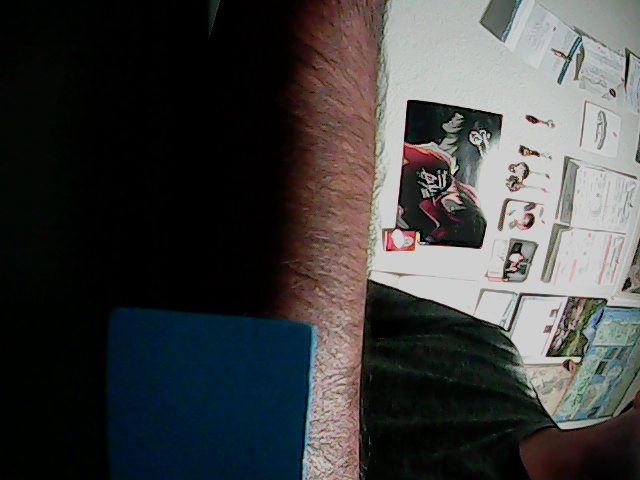
#> input picture robofore-vision/deprecated/snapshots/frame_5.jpg, 640 x 480 px, given in place of the camera
$ jupyter execute vision.ipynb   (shell and % lines are left out)
#> lines starting #> are read from the running program, lines starting #| are printed output that depends on the picture; after the words box and inside, x2 and y2 are one past the last pixel; in counts of white or black regions, pixels touching at a corner belong together; long printed decimals are rounded
[cell 1]
import cv2
import time

# Open camera
cap = cv2.VideoCapture("/dev/video0")  # use /dev/video1 if needed
cap.set(cv2.CAP_PROP_FRAME_WIDTH, 640)
cap.set(cv2.CAP_PROP_FRAME_HEIGHT, 480)

# Grab one frame
ret, frame = cap.read()
#> frame is the input picture: shape (480, 640, 3); mean B, G, R 64.6, 64.8, 64.4
cap.release()

if not ret:
    print("❌ Failed to grab image")
    exit()


cv2.imshow("Captured", frame)
cv2.waitKey(2000)  # display for 2 seconds
cv2.destroyAllWindows()

gray = cv2.cvtColor(frame, cv2.COLOR_BGR2GRAY)
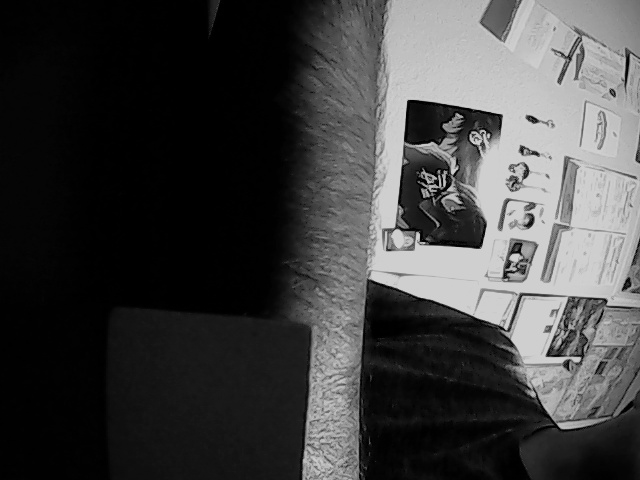
#> gray: shape (480, 640); min 0, max 214, mean 64.7
avg_brightness = gray.mean()
#> avg_brightness = 64.68
print(avg_brightness)
#| 64.679

[cell 2]
import cv2
import time
cap = cv2.VideoCapture(1)
time.sleep(2)  # wait for camera to warm up
ret, frame = cap.read()

[cell 3]
import cv2
import numpy as np

# --- Real-world size of cube (in inches) ---
KNOWN_WIDTH_INCH = 1.0

# --- Distance (inches) at which you take a reference photo ---
KNOWN_DISTANCE_INCH = 12.0  # 1 foot away

# --- Color range for your cube (example: red cube) ---
# You can change these for blue, green, etc.
LOWER_COLOR = np.array([0, 120, 70])      # HSV lower bound
UPPER_COLOR = np.array([10, 255, 255])    # HSV upper bound

# If your red hue wraps around 180, you can also add this range:
LOWER_COLOR_2 = np.array([170, 120, 70])
UPPER_COLOR_2 = np.array([180, 255, 255])

# --- Helper function to find object width in pixels ---
def find_cube_width(frame):
    hsv = cv2.cvtColor(frame, cv2.COLOR_BGR2HSV)
#> hsv: shape (480, 640, 3); mean H, S, V 54.3, 98, 72.1
    mask1 = cv2.inRange(hsv, LOWER_COLOR, UPPER_COLOR)
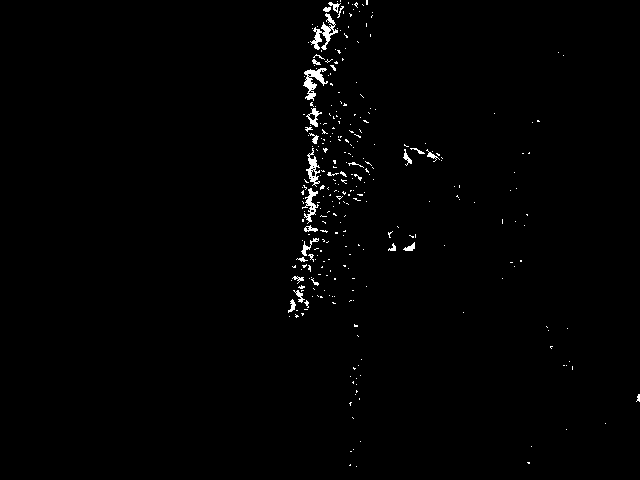
#> mask1: shape (480, 640); 0.98% white in thin lines or dots, all inside (x1, y1, x2, y2) = (288, 0, 640, 467)
    mask2 = cv2.inRange(hsv, LOWER_COLOR_2, UPPER_COLOR_2)
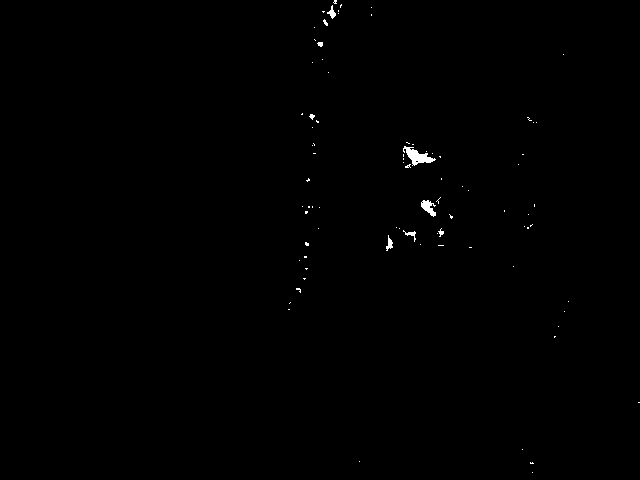
#> mask2: shape (480, 640); 0.29% white; 84 white regions (76 under 20 px), largest, box (x1, y1, x2, y2) and area: (403, 146, 436, 166) 282, (421, 200, 436, 217) 138, (327, 5, 336, 19) 55
    mask = cv2.bitwise_or(mask1, mask2)
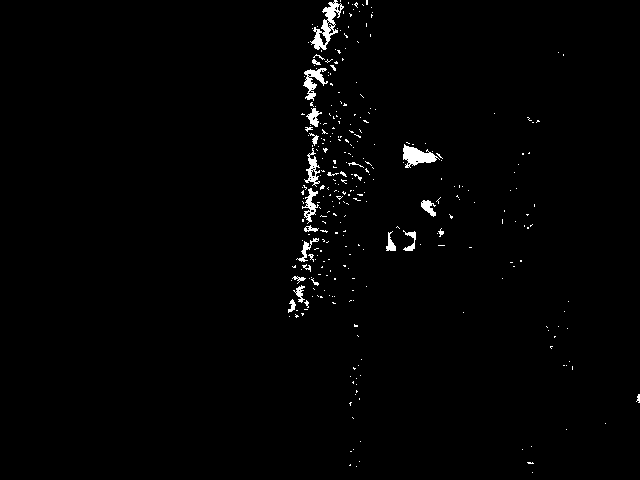
#> mask: shape (480, 640); 1.3% white; 308 white regions (283 under 20 px), largest, box (x1, y1, x2, y2) and area: (310, 0, 344, 50) 575, (403, 144, 440, 168) 444, (303, 68, 328, 101) 336

    # Clean up the mask
    kernel = np.ones((5,5), np.uint8)
    mask = cv2.morphologyEx(mask, cv2.MORPH_OPEN, kernel)
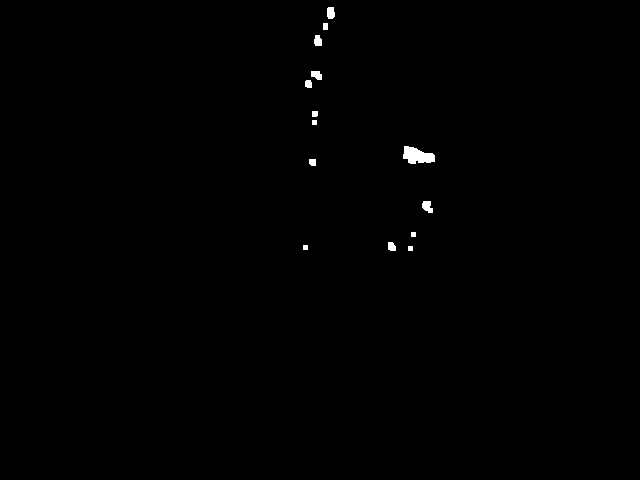
#> mask: shape (480, 640); 0.34% white; 14 white regions, largest, box (x1, y1, x2, y2) and area: (403, 146, 435, 164) 388, (422, 201, 433, 213) 96, (327, 7, 335, 19) 85
    mask = cv2.morphologyEx(mask, cv2.MORPH_CLOSE, kernel)
#> mask: shape (480, 640); 0.35% white; 12 white regions

    contours, _ = cv2.findContours(mask, cv2.RETR_EXTERNAL, cv2.CHAIN_APPROX_SIMPLE)
#> contours = 12 contours, 3 with area under 20; largest, box (x1, y1, x2, y2) and area: (403, 146, 435, 164) 352, (305, 71, 322, 88) 110, (422, 201, 433, 213) 79, (327, 7, 335, 19) 68, (314, 35, 322, 46) 59
    if not contours:
        return None, mask

    # Take the largest contour (likely the cube)
    c = max(contours, key=cv2.contourArea)
#> c = contour of 28 points, box (x1, y1, x2, y2) (403, 146, 435, 164), area 352
    (x, y, w, h) = cv2.boundingRect(c)
#> x = 403; y = 146; w = 32; h = 18
    return (x, y, w, h), mask


# --- STEP 1: Calibrate focal length using a reference photo ---
def calibrate_focal_length():
    print("📸 Calibration: Place cube exactly", KNOWN_DISTANCE_INCH, "inches away and press [SPACE]")
    cap = cv2.VideoCapture(0)
    focal_length = None

    while True:
        ret, frame = cap.read()
        if not ret:
            continue

        cube, mask = find_cube_width(frame)
#> cube = (403, 146, 32, 18)
        if cube:
            (x, y, w, h) = cube
#> x = 403; y = 146; w = 32; h = 18
            cv2.rectangle(frame, (x,y), (x+w,y+h), (0,255,0), 2)
            cv2.putText(frame, f"Width: {w}px", (x, y-10),
                        cv2.FONT_HERSHEY_SIMPLEX, 0.6, (0,255,255), 2)
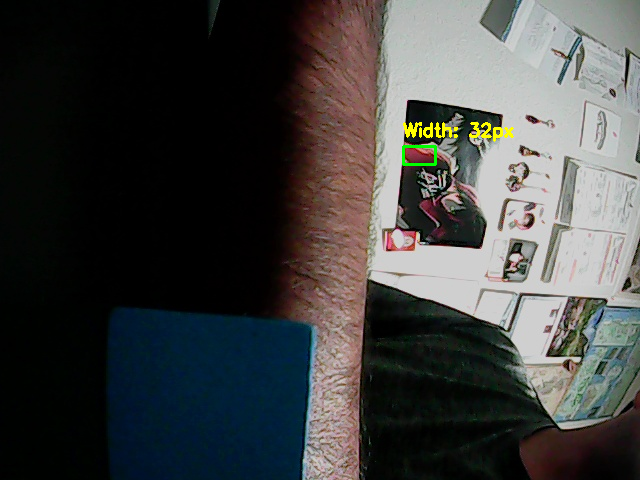
#> frame: shape (480, 640, 3); mean B, G, R 64.3, 65.5, 64.8

        cv2.imshow("Calibration", frame)
        if cv2.waitKey(1) & 0xFF == 32:  # SPACE key
#> (key Esc is pressed here)
            if cube:
                focal_length = (w * KNOWN_DISTANCE_INCH) / KNOWN_WIDTH_INCH
                print(f"✅ Focal length = {focal_length:.2f} pixels")
            break
        elif cv2.waitKey(1) & 0xFF == 27:  # ESC
#> (key Esc is pressed here)
            break

    cap.release()
    cv2.destroyAllWindows()
    return focal_length


# --- STEP 2: Estimate distance in live video ---
def estimate_distance(focal_length):
    print("🎥 Estimating distances. Press ESC to quit.")
    cap = cv2.VideoCapture(0)

    while True:
        ret, frame = cap.read()
        if not ret:
            continue

        cube, mask = find_cube_width(frame)
        if cube:
            (x, y, w, h) = cube
            distance_inch = (KNOWN_WIDTH_INCH * focal_length) / w
            cv2.rectangle(frame, (x,y), (x+w,y+h), (0,255,0), 2)
            cv2.putText(frame, f"{distance_inch:.2f} in", (x, y-10),
                        cv2.FONT_HERSHEY_SIMPLEX, 0.8, (0,255,255), 2)

        cv2.imshow("Distance Estimation", frame)
        if cv2.waitKey(1) & 0xFF == 27:
            break

    cap.release()
    cv2.destroyAllWindows()


if __name__ == "__main__":
    focal_length = calibrate_focal_length()
    if focal_length:
        estimate_distance(focal_length)
    else:
        print("❌ Calibration failed. Try again.")
